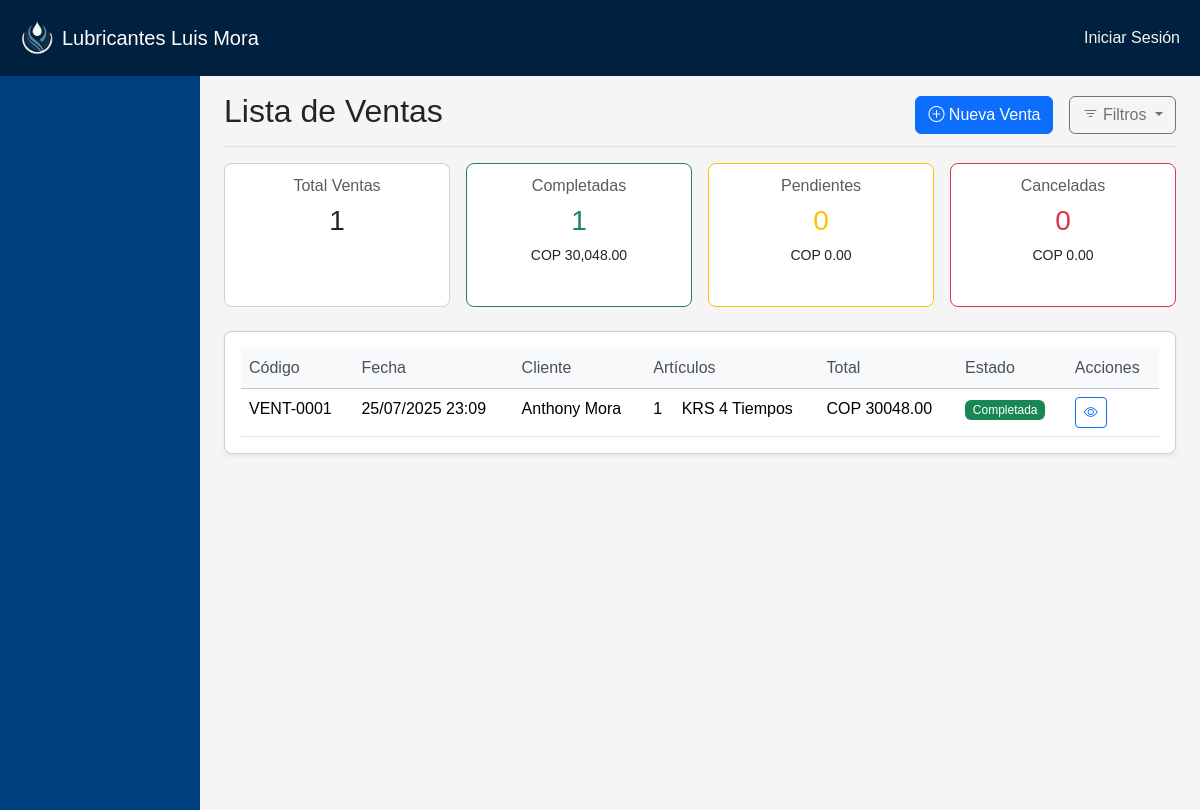
Page /ventas/ on the earlier database version.
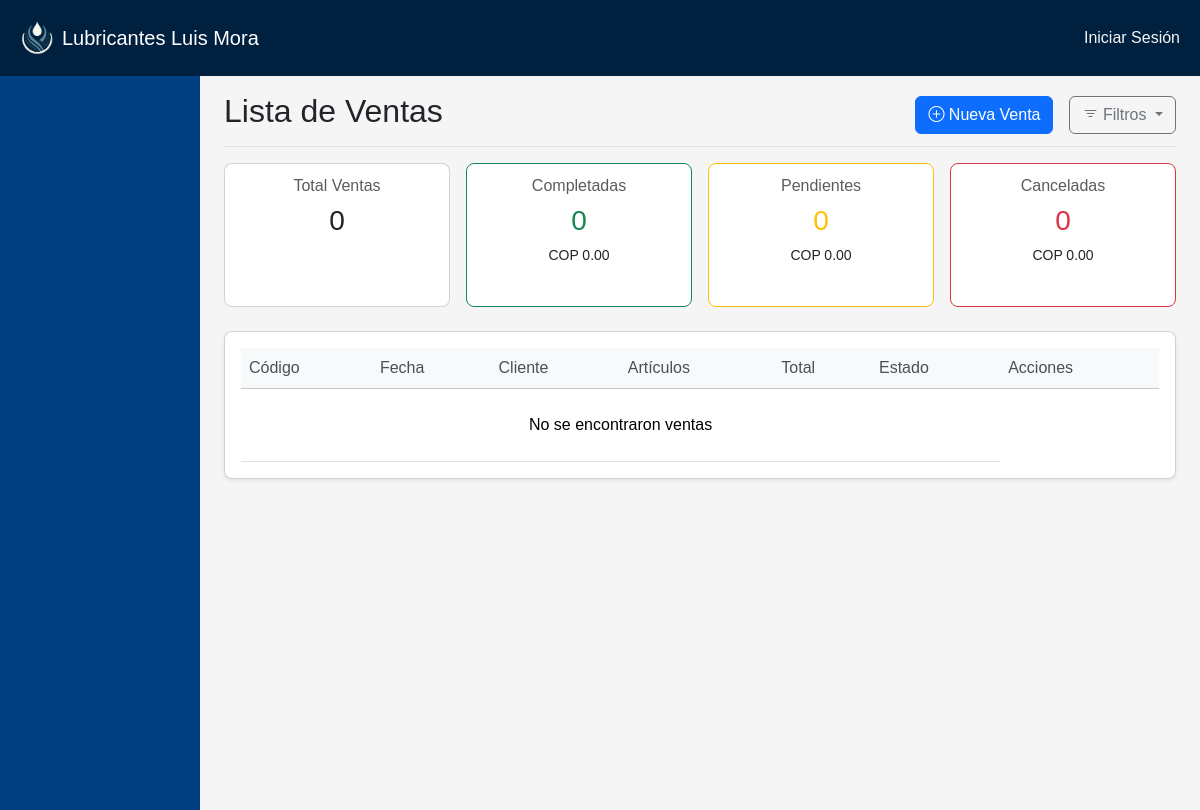
Same page on the later database version.
### ProductosVentas/models.py (models this page shows, shortened)
class Venta(models.Model):
    ESTADO_CHOICES = (
        ('BORRADOR', 'Borrador'),
        ('PENDIENTE', 'Pendiente de pago'),
        ('COMPLETADA', 'Completada'),
        ('CANCELADA', 'Cancelada'),
    )
    METODO_PAGO_CHOICES = (
        ('EFECTIVO', 'Efectivo'),
        ('TARJETA', 'Tarjeta'),
        ('TRANSFERENCIA', 'Transferencia'),
        ('CREDITO', 'Crédito'),
    )
    codigo = models.CharField(max_length=20, unique=True, verbose_name="Código de venta")
    cliente = models.ForeignKey("aplicacion.Cliente", on_delete=models.SET_NULL, null=True, blank=True, default="0")
    fecha = models.DateTimeField(default=timezone.now)
    subtotal = models.DecimalField(max_digits=12, decimal_places=2, default=0)
    impuesto = models.DecimalField(max_digits=12, decimal_places=2, default=0)
    total = models.DecimalField(max_digits=12, decimal_places=2, default=0)
    estado = models.CharField(max_length=20, choices=ESTADO_CHOICES, default='BORRADOR')
    metodo_pago = models.CharField(max_length=20, choices=METODO_PAGO_CHOICES, null=True, blank=True)
    observaciones = models.TextField(blank=True)
    creado_por = models.ForeignKey("aplicacion.CustomUser", on_delete=models.PROTECT)
    fecha_creacion = models.DateTimeField(auto_now_add=True)
    fecha_actualizacion = models.DateTimeField(auto_now=True)
    class Meta:
        ordering = ['-fecha']
        verbose_name = "Venta"
        verbose_name_plural = "Ventas"

### aplicacion/models.py (models this page shows, shortened)
class Cliente(models.Model):
    TIPO_CHOICES = (
        ('NATURAL', 'Persona Natural'),
        ('JURIDICO', 'Persona Jurídica'),
    )
    tipo = models.CharField(max_length=10, choices=TIPO_CHOICES, default='NATURAL')
    identificacion = models.CharField(max_length=20, unique=True)
    nombre = models.CharField(max_length=100)
    direccion = models.TextField(blank=True)
    telefono = models.CharField(max_length=20, blank=True)
    email = models.EmailField(blank=True)
    activo = models.BooleanField(default=True)
    fecha_creacion = models.DateTimeField(auto_now_add=True)
    class Meta:
        verbose_name = "Cliente"
        verbose_name_plural = "Clientes"

class Articulo(models.Model):
    codigo = models.CharField(max_length=50, unique=True, verbose_name="Código")
    codigo_barras = models.CharField(max_length=100, blank=True, unique=True, null=True)
    nombre = models.CharField(max_length=200)
    descripcion = models.TextField(blank=True, verbose_name="Descripción")
    categoria = models.ForeignKey(Categoria, on_delete=models.SET_NULL, null=True, blank=True)
    marca = models.CharField(max_length=100, blank=True)
    modelo = models.CharField(max_length=100, blank=True)
    imagen = models.ImageField(upload_to='articulos/', null=True, blank=True, storage=S3Boto3Storage(location='media/'))
    stock_actual = models.DecimalField(max_digits=12, decimal_places=2, default=0)
    stock_minimo = models.DecimalField(max_digits=12, decimal_places=2, default=0)
    stock_maximo = models.DecimalField(max_digits=12, decimal_places=2, null=True, blank=True)
    UNIDADES_MEDIDA = (
        ('UN', 'Unidad'),
        ('KG', 'Kilogramo'),
        ('LT', 'Litro'),
        ('MT', 'Metro'),
        ('PAR', 'Par'),
        ('JUEGO', 'Juego'),
        ('CAJA', 'Caja'),
    )
    unidad_medida = models.CharField(max_length=10, choices=UNIDADES_MEDIDA, default='UN')
    costo_promedio = models.DecimalField(max_digits=12, decimal_places=2, default=0)
    precio_venta = models.DecimalField(max_digits=12, decimal_places=2, default=0)
    TIPO_IMPUESTO = (
        (Decimal('0.00'), 'Exento'),
        (Decimal('0.16'), 'IVA 16%'),
        (Decimal('0.08'), 'IVA 8%'),
    )
    tasa_impuesto = models.DecimalField(max_digits=4, decimal_places=2, choices=TIPO_IMPUESTO, default=Decimal('0.16'))
    proveedor_principal = models.ForeignKey("ProductosCompras.Proveedor", on_delete=models.SET_NULL, null=True, blank=True)
    lead_time = models.PositiveIntegerField(default=0, help_text="Tiempo de reposición en días")
    activo = models.BooleanField(default=True)
    fecha_creacion = models.DateTimeField(auto_now_add=True)
    fecha_actualizacion = models.DateTimeField(auto_now=True)
    creado_por = models.ForeignKey(CustomUser, on_delete=models.SET_NULL, null=True, related_name='articulos_creados')
    palabras_clave = models.TextField(
        blank=True,
        help_text="Ingrese palabras clave separadas por comas. Ej: Toyota, Carro, Automático"
    )
    class Meta:
        verbose_name = "Artículo"
        verbose_name_plural = "Artículos"
        ordering = ['nombre']
        indexes = [
            models.Index(fields=['codigo']),
            models.Index(fields=['nombre']),
            models.Index(fields=['categoria']),
            models.Index(fields=['activo']),
        ]

### ProductosVentas/views.py (the view)
# urls.py: path('ventas/', lista_ventas, name='lista_ventas'),
def lista_ventas(request):
    estado = request.GET.get('estado')
    fecha_inicio = request.GET.get('fecha_inicio')
    fecha_fin = request.GET.get('fecha_fin')
    ventas = Venta.objects.select_related('cliente', 'creado_por')\
                          .prefetch_related('detalles__articulo')\
                          .annotate(num_articulos=Sum('detalles__cantidad'))\
                          .order_by('-fecha')
    if estado:
        ventas = ventas.filter(estado=estado)
    if fecha_inicio:
        ventas = ventas.filter(fecha__gte=fecha_inicio)
    if fecha_fin:
        ventas = ventas.filter(fecha__lte=fecha_fin)
    total_ventas = ventas.count()
    ventas_completadas = ventas.filter(estado='COMPLETADA').aggregate(
        total=Sum('total'),
        count=Count('id')
    )
    ventas_pendientes = ventas.filter(estado='PENDIENTE').aggregate(
        total=Sum('total'),
        count=Count('id')
    )
    ventas_canceladas = ventas.filter(estado='CANCELADA').aggregate(
        total=Sum('total'),
        count=Count('id')
    )
    ventas_con_articulos = []
    for venta in ventas:
        articulos = [detalle.articulo.nombre for detalle in venta.detalles.all() if detalle.articulo]
        ventas_con_articulos.append({
            'venta': venta,
            'articulos': articulos
        })
    paginator = Paginator(ventas_con_articulos, 20)
    page_number = request.GET.get('page')
    page_obj = paginator.get_page(page_number)
    context = {
        'page_obj': page_obj,
        'estados': dict(Venta.ESTADO_CHOICES),
        'filtros': {
            'estado': estado,
            'fecha_inicio': fecha_inicio,
            'fecha_fin': fecha_fin
        },
        'total_ventas': total_ventas,
        'ventas_completadas': {
            'total': ventas_completadas['total'] or 0,
            'count': ventas_completadas['count'] or 0
        },
        'ventas_pendientes': {
            'total': ventas_pendientes['total'] or 0,
            'count': ventas_pendientes['count'] or 0
        },
        'ventas_canceladas': {
            'total': ventas_canceladas['total'] or 0,
            'count': ventas_canceladas['count'] or 0
        },
        'ventas_con_articulos': ventas_con_articulos,
    }
    return render(request, 'vistas/lista_ventas.html', context)

### ProductosVentas/templates/vistas/lista_ventas.html (shortened to what this page needs)
{% extends 'base_ventas.html' %}
{% load static %}
{% load static humanize %}
{% block venta_title %}Lista de Ventas{% endblock %}
{% block venta_buttons %}
<div class="btn-toolbar mb-2 mb-md-0">
  <div class="btn-group me-2">
    <a href="{% url 'crear_venta' %}" class="btn btn-primary me-2">
      <i class="bi bi-plus-circle"></i> Nueva Venta
    </a>
  </div>
  <button class="btn btn-outline-secondary dropdown-toggle" type="button"
          data-bs-toggle="dropdown" aria-expanded="false">
    <i class="bi bi-filter"></i> Filtros
  </button>
</div>
{% endblock %}
{% block venta_content %}
<div class="row mb-4 g-3">
  <div class="col-md-3">
    <div class="card h-100">
      <div class="card-body text-center">
        <h6 class="card-subtitle mb-2 text-muted">Total Ventas</h6>
        <h3 class="card-title">{{ total_ventas|intcomma }}</h3>
      </div>
    </div>
  </div>
  <div class="col-md-3">
    <div class="card h-100 border-success">
      <div class="card-body text-center">
        <h6 class="card-subtitle mb-2 text-muted">Completadas</h6>
        <h3 class="card-title text-success">{{ ventas_completadas.count|intcomma }}</h3>
        <p class="card-text small">COP {{ ventas_completadas.total|floatformat:2|intcomma }}</p>
      </div>
    </div>
  </div>
  <div class="col-md-3">
    <div class="card h-100 border-warning">
      <div class="card-body text-center">
        <h6 class="card-subtitle mb-2 text-muted">Pendientes</h6>
        <h3 class="card-title text-warning">{{ ventas_pendientes.count|intcomma }}</h3>
        <p class="card-text small">COP {{ ventas_pendientes.total|floatformat:2|intcomma }}</p>
      </div>
    </div>
  </div>
  <div class="col-md-3">
    <div class="card h-100 border-danger">
      <div class="card-body text-center">
        <h6 class="card-subtitle mb-2 text-muted">Canceladas</h6>
        <h3 class="card-title text-danger">{{ ventas_canceladas.count|intcomma }}</h3>
        <p class="card-text small">COP {{ ventas_canceladas.total|floatformat:2|intcomma }}</p>
      </div>
    </div>
  </div>
</div>
<div class="card shadow-sm">
  <div class="card-body">
    <div class="table-responsive">
      <table class="table table-hover">
        <thead class="table-light ">
          <tr>
            <th>Código</th>
            <th>Fecha</th>
            <th>Cliente</th>
            <th colspan="2">Artículos</th>
            <th>Total</th>
            <th>Estado</th>
            <th>Acciones</th>
          </tr>
        </thead>
        <tbody>
          {% for venta_data in page_obj %}
          <tr>
            <td>{{ venta_data.venta.codigo }}</td>
            <td>{{ venta_data.venta.fecha|date:"d/m/Y H:i" }}</td>
            <td>{{ venta_data.venta.cliente.nombre|default:"-"|truncatechars:20 }}</td>
            <td>{{ venta_data.venta.num_articulos|floatformat:0|default:0 }}</td>
            <td>
              {% for articulo in venta_data.articulos %}
                  {{ articulo|truncatechars:25 }}{% if not forloop.last %}, {% endif %}
              {% endfor %}
          </td>
            <td>COP {{ venta_data.venta.total|floatformat:2 }}</td>
            <td>
              <span class="badge
                {% if venta_data.venta.estado == 'COMPLETADA' %}bg-success
                {% elif venta_data.venta.estado == 'CANCELADA' %}bg-danger
                {% elif venta_data.venta.estado == 'PENDIENTE' %}bg-warning text-dark
                {% else %}bg-secondary{% endif %}">
                {{ venta_data.venta.get_estado_display }}
              </span>
            </td>
            <td class="text-nowrap">
              <a href="{% url 'detalle_venta' venta_data.venta.id %}" class="btn btn-sm btn-outline-primary"
                 title="Ver detalle">
                <i class="bi bi-eye"></i>
              </a>
            </td>
          </tr>
          {% empty %}
          <tr>
            <td colspan="7" class="text-center py-4">No se encontraron ventas</td>
          </tr>
          {% endfor %}
        </tbody>
      </table>
    </div>
  </div>
</div>
{% endblock %}

Differences in the rows shown:
removed Venta: venta.codigo "VENT-0001", venta.fecha "25/07/2025 23:09", venta.cliente.nombre "Anthony Mora", venta.num_articulos "1", venta.total "30048.00", venta.estado "Completada"
no longer on this page (row edited): Articulo: articulos "KRS 4 Tiempos"
Other differences:
{{ total_ventas|intcomma }}: "1" → "0"
{{ ventas_completadas.count|intcomma }}: "1" → "0"
{{ ventas_completadas.total|floatformat:2|intcomma }}: "30,048.00" → "0.00"
text now shown: "No se encontraron ventas"
